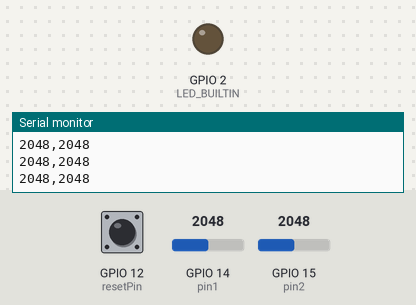
The sketch below on a simulated ESP32. On the bench: output pins drawn as LEDs (lit = HIGH), the last lines printed to the serial monitor. The inputs (shaded band) are chosen by the test bench; at power-on: GPIO 12 (resetPin) HIGH, GPIO 14 (pin1) = 2048, GPIO 15 (pin2) = 2048.

Above: at 4.2 s.
4.3 s: GPIO 12 (resetPin) driven HIGH
7.2 s: GPIO 12 (resetPin) pulsed LOW 2 times (0.12 s each, 0.3 s apart)
At 14.7 s:
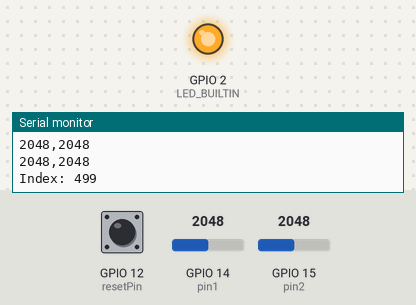
Timing chart, 0 to 15.7 s (numbered marks = the images above; inputs shaded):
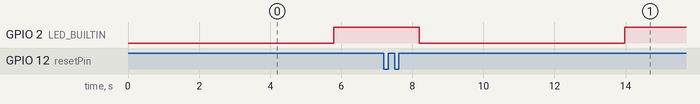

Measured:
- after the input at 7.2 s, GPIO 2 (LED_BUILTIN): HIGH → LOW after 1.0 s, → HIGH 5.8 s later

The sketch:

transient_response.ino
```cpp
#define ARRSIZE 500

int pin1 = 14;
int pin2 = 15;
int resetPin = 12;
//int lower = 460;
//int upper = 560;
unsigned short vals1[ARRSIZE];
unsigned short vals2[ARRSIZE];

void setup() {
    Serial.begin(9600);
    pinMode(LED_BUILTIN, OUTPUT);
    pinMode(resetPin, INPUT_PULLUP);
}

void loop() {
    int i;

    while(analogRead(pin1) < 700);

    // Read in data
    for (i = 0; i < ARRSIZE; i++) {
        vals1[i] = analogRead(pin1);
        vals2[i] = analogRead(pin2);
    }

    // Print out data
    int index = 0;
    for (i = 0; i < ARRSIZE; i++) {
        Serial.printf("%d,%d\r\n", vals1[i], vals2[i]);
        if (vals1[i] > 560 || vals1[i] < 460 || vals2[i] > 560 || vals2[i] < 460) {
            index = i;
        }
        vals1[i] = vals2[i] = 0; // reset array
    }

    // Wait for reset
    Serial.printf("Index: %d\n", index);
    digitalWrite(LED_BUILTIN, HIGH);
    while (digitalRead(resetPin) != LOW);
    Serial.printf("Restarting in 1 second\n");
    delay(1000);
    digitalWrite(LED_BUILTIN, LOW);
}
```
